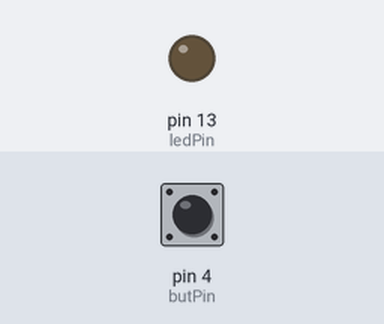
A sketch run on a simulated Arduino Uno, built with avr-gcc and run on an emulated ATmega328P. Shown: output pins drawn as LEDs (lit = HIGH). Dashed ring = blinking. Inputs (shaded band) come from the test bench; at power-on: pin 4 (butPin) HIGH. No radio packets arrive unless stated.

Above: at 1.2 s.
1.3 s: pin 4 (butPin) pulled LOW for 1 s
At 1.46 s:
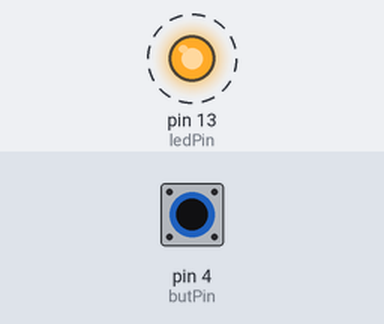
4.3 s: pin 4 (butPin) pulled LOW for 3.2 s
At 7.9 s:
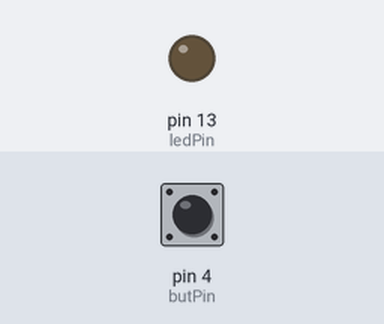
Timing chart, 0 to 9.4 s (numbered marks = the images above; inputs shaded):
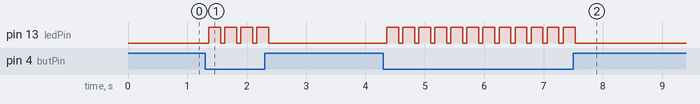

Measured:
- after the input at 1.3 s, pin 13 (ledPin): alternates HIGH for 0.20 s and LOW for 0.07 s, 8 changes in all, then stays LOW, starting after 0.06 s
- after the input at 4.3 s, pin 13 (ledPin): alternates HIGH for 0.20 s and LOW for 0.07 s, 24 changes in all, then stays LOW, starting after 0.06 s

The sketch:

rf_simple_tx.ino
```cpp
#include "VirtualWire.h"

int tx_pin = 2;
static uint8_t vw_tx_pin = 2;
int butPin = 4;
int ledPin = 13;

void setup(){
  pinMode(butPin, INPUT_PULLUP);
  pinMode(ledPin, OUTPUT);
  vw_set_tx_pin(vw_tx_pin);
  vw_setup(1000);
}

void loop(){
    int button = digitalRead(butPin);

    if(button == LOW){
      char msg[] = "128";
      vw_send((uint8_t *)msg, sizeof(msg)/sizeof(msg[0]));
      vw_wait_tx();

      digitalWrite(ledPin, HIGH);
      delay(200);
      digitalWrite(ledPin, LOW);
      delay(10);
    }

    /*vw_send((uint8_t *)"H30", 3);
    vw_wait_tx();
    delay(2000);*/
}
```
